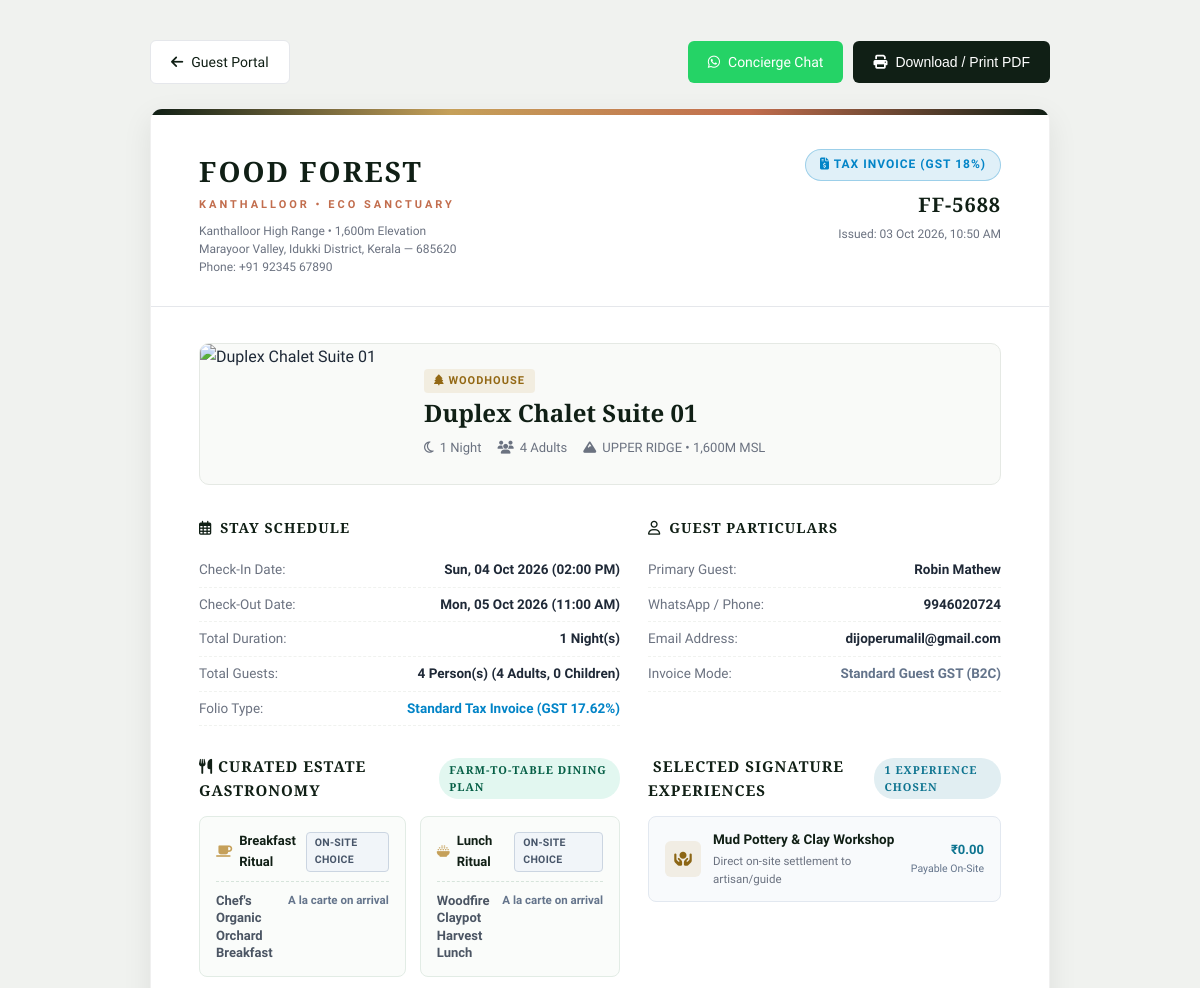
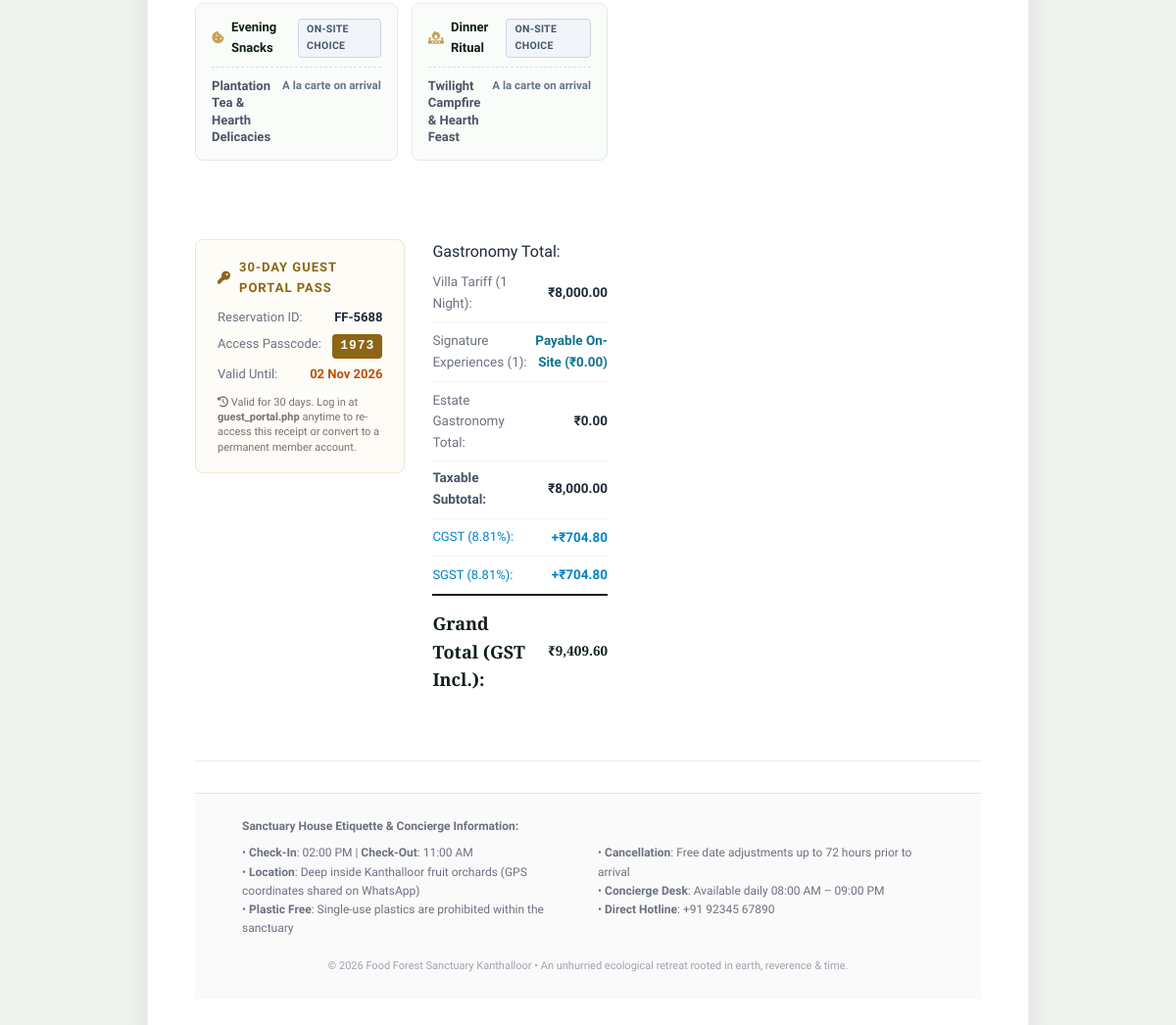
Screenshot of /receipt.php?ref=FF-5688 (signed in) with the database file from the repository (2 pictures, top to bottom).
### tables this page shows
CREATE TABLE `bookings` (
  `id` int(11) NOT NULL AUTO_INCREMENT,
  `user_id` int(11) DEFAULT NULL,
  `is_guest` tinyint(1) DEFAULT 1,
  `guest_access_token` varchar(100) DEFAULT NULL,
  `expires_at` datetime DEFAULT NULL,
  `reference_code` varchar(100) NOT NULL,
  `villa_type` varchar(255) NOT NULL,
  `duplex_unit` varchar(20) DEFAULT 'full',
  `booking_source` varchar(50) DEFAULT 'direct_website',
  `billing_type` varchar(20) DEFAULT 'estimate',
  `gst_number` varchar(50) DEFAULT NULL,
  `billing_name` varchar(150) DEFAULT NULL,
  `billing_address` text DEFAULT NULL,
  `gst_percentage` decimal(5,2) DEFAULT 0.00,
  `gst_amount` decimal(10,2) DEFAULT 0.00,
  `external_uid` varchar(255) DEFAULT NULL,
  `sync_hash` varchar(64) DEFAULT NULL,
  `guest_name` varchar(150) NOT NULL,
  `guest_phone` varchar(50) NOT NULL,
  `guest_email` varchar(150) DEFAULT NULL,
  `id_proof_type` varchar(100) DEFAULT NULL,
  `id_proof_number` varchar(100) DEFAULT NULL,
  `id_proof_file` varchar(255) DEFAULT NULL,
  `city_state` varchar(255) DEFAULT NULL,
  `country` varchar(100) DEFAULT 'India',
  `adults_count` int(11) DEFAULT 2,
  `kids_count` int(11) DEFAULT 0,
  `extra_adults` int(11) DEFAULT 0,
  `extra_kids` int(11) DEFAULT 0,
  `guests_count` int(11) DEFAULT 2,
  `checkin_date` date NOT NULL,
  `checkout_date` date NOT NULL,
  `checked_in_at` datetime DEFAULT NULL,
  `checked_out_at` datetime DEFAULT NULL,
  `nights` int(11) DEFAULT 1,
  `addons` text DEFAULT NULL,
  `activities_json` longtext DEFAULT NULL,
  `billing_items_json` longtext DEFAULT NULL,
  `food_items` longtext DEFAULT NULL,
  `food_amount` decimal(10,2) DEFAULT 0.00,
  `food_status` varchar(50) DEFAULT 'none',
  `room_amount` decimal(10,2) DEFAULT 0.00,
  `special_notes` text DEFAULT NULL,
  `billing_notes` text DEFAULT NULL,
  `total_amount` decimal(10,2) NOT NULL,
  `advance_paid` decimal(10,2) DEFAULT 0.00,
  `discount_amount` decimal(10,2) DEFAULT 0.00,
  `tax_amount` decimal(10,2) DEFAULT 0.00,
  `extra_charges` decimal(10,2) DEFAULT 0.00,
  `payment_method` varchar(50) DEFAULT 'unspecified',
  `payment_status` varchar(50) DEFAULT 'unpaid',
  `status` varchar(50) DEFAULT 'pending',
  `created_at` timestamp NOT NULL DEFAULT current_timestamp(),
  PRIMARY KEY (`id`),
  UNIQUE KEY `reference_code` (`reference_code`)
);

CREATE TABLE `rooms` (
  `id` int(11) NOT NULL AUTO_INCREMENT,
  `slug` varchar(100) NOT NULL,
  `stay_type` varchar(50) DEFAULT 'treehouse',
  `structure_type` varchar(50) DEFAULT 'single_hut',
  `title` varchar(150) NOT NULL,
  `rate_per_night` decimal(10,2) NOT NULL,
  `single_room_rate` decimal(10,2) DEFAULT NULL,
  `extra_guest_rate` decimal(10,2) DEFAULT 1500.00,
  `extra_child_rate` decimal(10,2) DEFAULT 800.00,
  `elevation` varchar(100) DEFAULT NULL,
  `min_guests` int(11) DEFAULT 2,
  `base_guests` int(11) DEFAULT 2,
  `max_guests` int(11) DEFAULT 2,
  `description` text DEFAULT NULL,
  `amenities` text DEFAULT NULL,
  `inventory_checklist` text DEFAULT NULL,
  `image_url` varchar(255) DEFAULT NULL,
  `photos` text DEFAULT NULL,
  `photos_left` text DEFAULT NULL,
  `photos_right` text DEFAULT NULL,
  `interior_360_url` varchar(255) DEFAULT NULL,
  `tour_stages_json` longtext DEFAULT NULL,
  `is_available` tinyint(1) DEFAULT 1,
  `created_at` timestamp NOT NULL DEFAULT current_timestamp(),
  PRIMARY KEY (`id`),
  UNIQUE KEY `slug` (`slug`)
);

### receipt.php (the view, shortened to what the rows shown need)
<?php
require_once __DIR__ . '/admin/includes/db.php';
$ref_code = strtoupper(trim($_GET['ref'] ?? ''));
$booking = get_booking_by_ref($ref_code);
$concierge_phone = get_setting('concierge_phone', '+91 923 456 7890');
$currency = get_setting('currency_symbol', '₹');
$villa_title = $booking['room_title'] ?? ($booking['villa_type'] === 'treehouse' ? 'Luxury Canopy Treehouse' : 'Traditional Earthen Mudhouse');
$food_amount = (float)($booking['food_amount'] ?? 0.00);
$room_amount = (float)($booking['room_amount'] ?? ($booking['total_amount'] - $food_amount));
$total_amount = (float)$booking['total_amount'];
$system_gst_rate = (float)get_setting('gst_rate_percentage', '5');
$gst_percentage = (float)($booking['gst_percentage'] ?? 0.00);
if ($gst_percentage <= 0) {
    $gst_percentage = $system_gst_rate;
}
$taxable_subtotal = $room_amount + $food_amount;
$gst_amount = (float)($booking['gst_amount'] ?? 0.00);
if ($gst_amount <= 0) {
    $gst_amount = round($taxable_subtotal * ($gst_percentage / 100), 2);
}
if ($total_amount <= $taxable_subtotal) {
    $total_amount = $taxable_subtotal + $gst_amount;
}
?>
<!DOCTYPE html>
<html lang="en">
<head>
    <link rel="stylesheet" href="https://cdnjs.cloudflare.com/ajax/libs/font-awesome/6.5.1/css/all.min.css">
</head>
<body>
    <div class="receipt-sheet">
        <header class="receipt-header">
            <div class="receipt-meta-box">
                <span class="receipt-status-badge font-sans" style="background: rgba(2, 132, 199, 0.12); color: #0284C7; border: 1px solid rgba(2, 132, 199, 0.3);">
                    <i class="fa-solid fa-file-invoice-dollar"></i> TAX INVOICE (GST <?php echo number_format($gst_percentage, 0); ?>%)
                </span>
                <div class="receipt-ref-code font-serif"><?php echo htmlspecialchars($booking['reference_code']); ?></div>
                <div class="receipt-date-line font-sans">
                    Issued: <?php echo date('d M Y, h:i A', strtotime($booking['created_at'])); ?>
                </div>
            </div>
        </header>
        <div class="receipt-body">
            <div class="villa-showcase-box">
                <div class="villa-info">
                    <span class="villa-stay-pill font-sans">
                        <i class="fa-solid fa-tree"></i> <?php echo htmlspecialchars(ucfirst($booking['room_stay_type'] ?? 'Sanctuary Stay')); ?>
                    </span>
                    <h2 class="villa-name font-serif"><?php echo htmlspecialchars($villa_title); ?></h2>
                    <div class="villa-specs font-sans">
                        <span><i class="fa-regular fa-moon"></i> <?php echo (int)$booking['nights']; ?> Night<?php echo $booking['nights'] > 1 ? 's' : ''; ?></span>
                        <span><i class="fa-solid fa-users"></i> <?php echo (int)$booking['adults_count']; ?> Adults<?php echo ((int)$booking['kids_count'] > 0) ? ', ' . (int)$booking['kids_count'] . ' Kids' : ''; ?></span>
                        <?php if (!empty($booking['room_elevation'])): ?>
                            <span><i class="fa-solid fa-mountain"></i> <?php echo htmlspecialchars($booking['room_elevation']); ?></span>
                        <?php endif; ?>
                    </div>
                </div>
            </div>
            <div class="receipt-details-grid">
                <div>
                    <div class="detail-row">
                        <span class="label">Check-In Date:</span>
                        <span class="value"><?php echo date('D, d M Y', strtotime($booking['checkin_date'])); ?> (02:00 PM)</span>
                    </div>
                    <div class="detail-row">
                        <span class="label">Check-Out Date:</span>
                        <span class="value"><?php echo date('D, d M Y', strtotime($booking['checkout_date'])); ?> (11:00 AM)</span>
                    </div>
                    <div class="detail-row">
                        <span class="label">Total Duration:</span>
                        <span class="value"><?php echo (int)$booking['nights']; ?> Night(s)</span>
                    </div>
                    <div class="detail-row">
                        <span class="label">Total Guests:</span>
                        <span class="value"><?php echo (int)$booking['guests_count']; ?> Person(s) (<?php echo (int)$booking['adults_count']; ?> Adults, <?php echo (int)$booking['kids_count']; ?> Children)</span>
                    </div>
                </div>
                <div>
                    <div class="detail-row">
                        <span class="label">Primary Guest:</span>
                        <span class="value"><?php echo htmlspecialchars($booking['guest_name']); ?></span>
                    </div>
                    <div class="detail-row">
                        <span class="label">WhatsApp / Phone:</span>
                        <span class="value"><?php echo htmlspecialchars($booking['guest_phone']); ?></span>
                    </div>
                    <div class="detail-row">
                        <span class="label">Email Address:</span>
                        <span class="value"><?php echo htmlspecialchars($booking['guest_email'] ?: 'On File'); ?></span>
                    </div>
                </div>
            <div class="receipt-finance-grid">
                <div>
                    <?php if (!empty($booking['is_guest'])): ?>
                        <div class="guest-credentials-card font-sans">
                            <div class="credentials-header">
                                <i class="fa-solid fa-key"></i>
                                <span>30-Day Guest Portal Pass</span>
                            </div>
                            <div class="credentials-row">
                                <span style="color: #6B7280;">Reservation ID:</span>
                                <strong><?php echo htmlspecialchars($booking['reference_code']); ?></strong>
                            </div>
                            <div class="credentials-row">
                                <span style="color: #6B7280;">Access Passcode:</span>
                                <span class="passcode-pill"><?php echo htmlspecialchars($booking['guest_access_token'] ?: 'Direct'); ?></span>
                            </div>
                            <?php if (!empty($booking['expires_at'])): ?>
                                <div class="credentials-row">
                                    <span style="color: #6B7280;">Valid Until:</span>
                                    <span style="color: #B45309; font-weight: 600;"><?php echo date('d M Y', strtotime($booking['expires_at'])); ?></span>
                                </div>
                            <?php endif; ?>
                            <p class="credentials-note">
                                <i class="fa-solid fa-clock-rotate-left"></i> Valid for 30 days. Log in at <strong>guest_portal.php</strong> anytime to re-access this receipt or convert to a permanent member account.
                            </p>
                        </div>
                    <?php endif; ?>
                </div>
                <div>
                    <table class="charges-table font-sans">
                        <tbody>
                            <tr>
                                <td style="color: var(--text-muted);">Villa Tariff (<?php echo (int)$booking['nights']; ?> Night<?php echo $booking['nights'] > 1 ? 's' : ''; ?>):</td>
                                <td style="text-align: right; font-weight: 600;"><?php echo $currency . number_format($room_amount, 2); ?></td>
                            </tr>
                            <tr>
                                <td style="color: var(--text-muted);">Estate Gastronomy Total:</td>Gastronomy Total:</td>
                                <td style="text-align: right; font-weight: 600;"><?php echo $currency . number_format($food_amount, 2); ?></td>
                            </tr>
                                <tr>
                                    <td style="color: #475569; font-weight: 600; border-top: 1px dashed #E2E8F0; padding-top: 6px;">Taxable Subtotal:</td>
                                    <td style="text-align: right; font-weight: 600; border-top: 1px dashed #E2E8F0; padding-top: 6px;"><?php echo $currency . number_format($taxable_subtotal, 2); ?></td>
                                </tr>
                                <tr>
                                    <td style="color: #0284C7; font-size: 13px;">
                                        CGST (<?php echo number_format($gst_percentage / 2, 2); ?>%):
                                    </td>
                                    <td style="text-align: right; color: #0284C7; font-weight: 600;">
                                        +<?php echo $currency . number_format($gst_amount / 2, 2); ?>
                                    </td>
                                </tr>
                                <tr>
                                    <td style="color: #0284C7; font-size: 13px;">
                                        SGST (<?php echo number_format($gst_percentage / 2, 2); ?>%):
                                    </td>
                                    <td style="text-align: right; color: #0284C7; font-weight: 600;">
                                        +<?php echo $currency . number_format($gst_amount / 2, 2); ?>
                                    </td>
                                </tr>
                                <tr class="total-row">
                                    <td class="font-serif" style="font-size: 18px; font-weight: 700; color: var(--primary);">Grand Total (GST Incl.):</td>
                                    <td class="font-serif grand-total-val"><?php echo $currency . number_format($total_amount, 2); ?></td>
                                </tr>
                        </tbody>
                    </table>
                </div>
            </div>
        </div>
    </div>
</body>
</html>

### rows the page displays
bookings: reference_code "FF-5688", created_at "03 Oct 2026, 10:50 AM", rooms.stay_type "WOODHOUSE", rooms.title "Duplex Chalet Suite 01", nights "1", adults_count "4", rooms.elevation "UPPER RIDGE • 1,600M MSL", checkin_date "Sun, 04 Oct 2026", checkout_date "Mon, 05 Oct 2026", guests_count "4", kids_count "0", guest_name "Robin Mathew", guest_phone "9946020724", guest_email "dijoperumalil@gmail.com", guest_access_token "1973", expires_at "02 Nov 2026", room_amount "8,000.00", food_amount "0.00", taxable_subtotal "8,000.00", $gst_amount / 2 "704.80", total_amount "9,409.60"

### other values shown
$concierge_phone "+91 92345 67890"
$gst_percentage "18"
$gst_percentage "17.62"
$ritual['name'] "Breakfast Ritual"
$ritual['default_title'] "Chef's Organic Orchard Breakfast"
$ritual['name'] "Lunch Ritual"
$ritual['default_title'] "Woodfire Claypot Harvest Lunch"
$ritual['name'] "Evening Snacks"
$ritual['default_title'] "Plantation Tea & Hearth Delicacies"
$ritual['name'] "Dinner Ritual"
$ritual['default_title'] "Twilight Campfire & Hearth Feast"
count($parsed_addons) "1"
$addon['title'] "Mud Pottery & Clay Workshop"
$currency "₹"
$gst_percentage / 2 "8.81"
